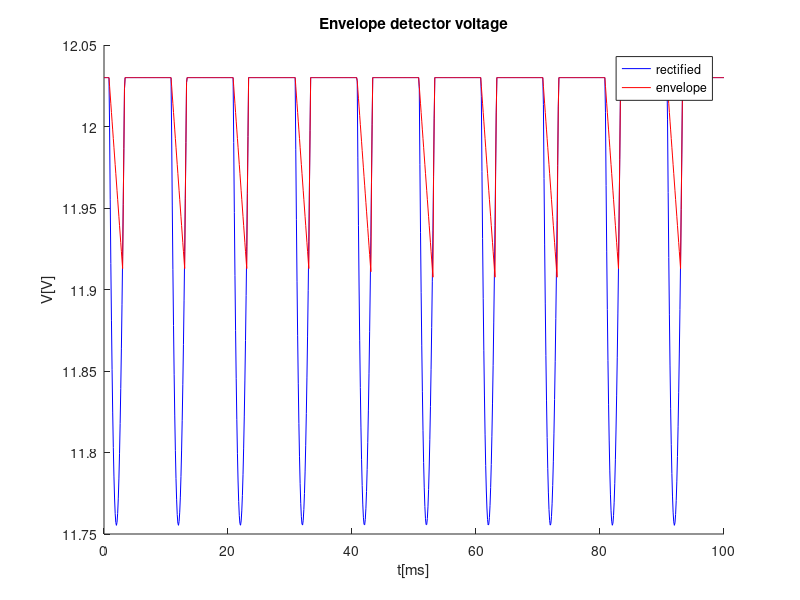
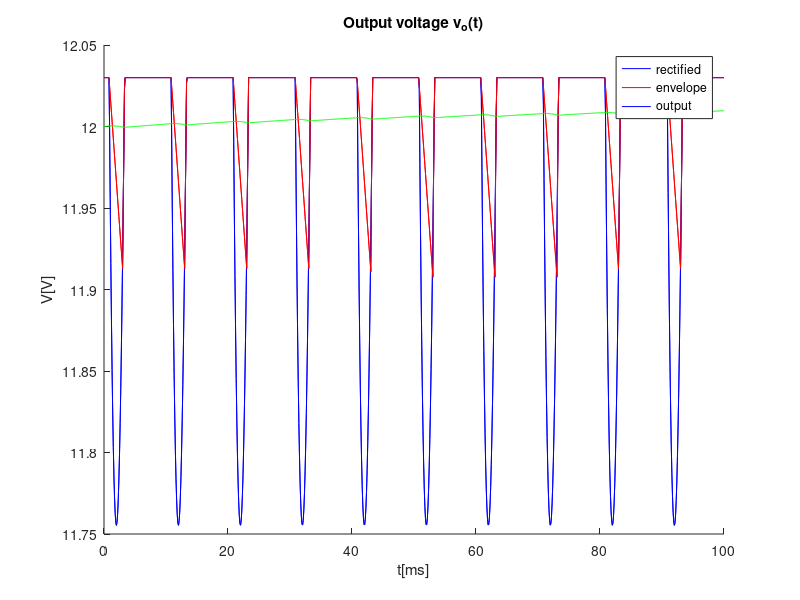
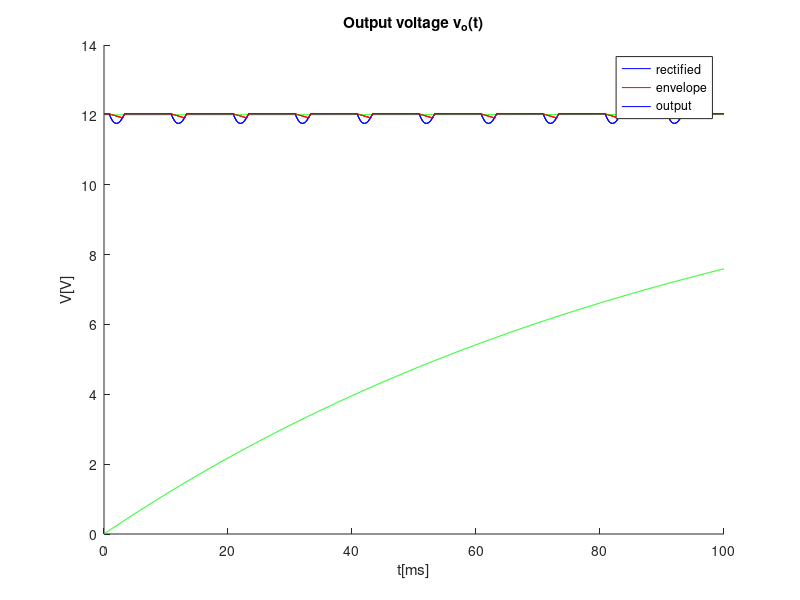

Source code (MATLAB) for these figures, in order:
close all 
clear all
f=50;
w=2*pi*f;
R1=3.7224e3
C1=3.7224e-6
R2=15e3
C2=15e-6
R3=10e3
C3=10e-6

%print("AAAAAAAAA")

%envelope detector
A=20
t=linspace(0, 0.1, 1000);
vS = A * cos(w*t);
vOhr = zeros(1, length(t));
vO = zeros(1, length(t));
vLpf = zeros(1, length(t));
vEn = zeros(1, length(t));
vF = zeros(1, length(t));
vF2 = zeros(1, length(t));

vOFF=12.03;
vOnexp = A*cos(w*vOFF)*exp(-(t-vOFF)/R1/C1);

figure
for i=1:length(t)
  if (vS(i) > 0 || -vS(i)<0)
    vOhr(i) = vS(i);
  else
    vOhr(i) = -vS(i);
  endif
endfor

#plot(t*1000, vOhr)
hold

%print("AAAAAAAAA")

for i=1:length(t)
  for k=1:100
  #vO = A/sqrt(1+w^2*R^2*C^2) * cos(w*t - atan(w*R*C));
    vLpf(i)=vLpf(i)+1/(4*k*k-1)/sqrt(1+(2*k*w)^2*R1^2*C1^2)*cos(2*k*w*t(i)-atan(2*k*w*R1*C1));
  endfor
  vLpf(i)=A*2/pi-A*4/pi*vLpf(i)
  #vLpf(i)*=vS(1)
endfor

for i=1:length(t)
  if vLpf(i) < vOFF
    vO(i) = vLpf(i)
  #elseif vOnexp(i) > vOhr(i)
  #  vO(i) = 0;
  else 
    vO(i) = vOFF;
  endif
endfor

boo=1
tOFF=0
vHold=0
#envelope
for i=1:(length(t)-1)
  if ((boo==1)&&((vO(i+1)-vO(i))/(t(i+1)-t(i)) < -vO(i)/C2/R2))
    boo=0;
    tOFF=t(i)
    vHold=vO(i)
  endif
  if boo==0
    vEn(i)=vHold*exp(-(t(i)-tOFF)/R2/C2)
  else
    vEn(i)=vO(i)
  endif  
  if ((boo==0)&&(vEn(i)<vO(i)))
    boo=1
  endif
endfor
vEn(length(t))=vEn(length(t)-1)

vF(1)=12
h=0.1/1000
for i=1:(length(t)-1)
  vF(i+1)=vF(i)+h*(vEn(i)/R3/C3-vF(i)/R3/C3)
endfor

max=0
min=20
avg=0
for i=1:length(t)
  avg+=vF(i)
  if(vF(i)>max)
    max=vF(i)
  endif
  if(vF(i)<min)
    min=vF(i)
  endif
endfor
avg/=length(t)

printf("Ripple=%f\nAverage=%f\n", max-min, avg)

plot(t*1000, vO, "b")
title("Envelope detector voltage")
xlabel ("t[ms]")
ylabel ("V[V]")
hold on;
plot(t*1000, vEn, "r")
legend("rectified","envelope")
print ("venvelope.eps", "-depsc");

plot(t*1000, vO, "b")
title("Output voltage v_o(t)")
xlabel ("t[ms]")
ylabel ("V[V]")
hold on;
plot(t*1000, vEn, "r")
hold on;
plot(t*1000, vF, "g")
legend("rectified","envelope", "output")
print ("voutput.eps", "-depsc");

vF(1)=0
h=0.1/1000
for i=1:(length(t)-1)
  vF(i+1)=vF(i)+h*(vEn(i)/R3/C3-vF(i)/R3/C3)
endfor

plot(t*1000, vO, "b")
title("Output voltage v_o(t)")
xlabel ("t[ms]")
ylabel ("V[V]")
hold on;
plot(t*1000, vEn, "r")
hold on;
plot(t*1000, vF, "g")
legend("rectified","envelope", "output")
print ("voutput_init.eps", "-depsc");